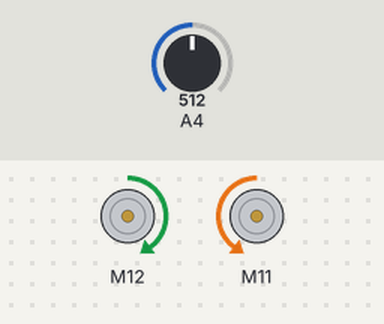
A sketch run on a simulated Arduino Uno, built with avr-gcc and run on an emulated ATmega328P. On the bench: 2 × DC motor (green arrow = forward, orange = backward, longer = faster). The test bench sets the inputs (shaded band); at power-on: A4 = 512. What the sketch prints to the serial monitor is not drawn.

Above: at 0.1 s.
Timing chart, 0 to 1.6 s (numbered marks = the images above):
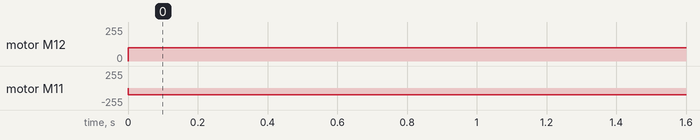

The sketch:

ranger_capteur_ligne_simple.ino
```cpp
#include <MeAuriga.h>

// Src : Firmware --> 1023 / 1.5
#define BATTMAX 682 // 7.2v/12v * 1023

int battLevel = 0; // Niveau de la batterie

MeLineFollower lineFollower(PORT_9);
MeEncoderOnBoard encoderRight(SLOT1);
MeEncoderOnBoard encoderLeft(SLOT2);

int moveSpeed = 100;

unsigned long currentTime = 0;

unsigned long serialPrevious = 0;
int serialInterval = 500;
String msg = "";

void setup() {
  Serial.begin(115200);

  encoderSetup();
}

void loop() {
  currentTime = millis();

  byte lines = lineFollower.readSensors();

  switch (lines) {
    case S1_IN_S2_IN:
      Forward();
      msg = "GAUCHE et DROITE voit la ligne";
      break;
    case S1_IN_S2_OUT:
      msg = "GAUCHE voit la ligne et DROITE ne voit pas la ligne";
      TurnLeft();
      break;
    case S1_OUT_S2_IN:
      msg = "GAUCHE ne voit pas la ligne et DROITE voit la ligne";
      TurnRight();
      break;
    case S1_OUT_S2_OUT:
      Spin();
      msg = "Les deux capteurs ne voit pas la ligne";
      break;
  }

  encodersTask();
  serialPrintTask();
}


void Forward() {
  encoderLeft.setTarPWM(moveSpeed);
  encoderRight.setTarPWM(-moveSpeed);
}

void TurnLeft() {
  encoderLeft.setMotorPwm(moveSpeed / 2);
  encoderRight.setMotorPwm(-moveSpeed);
}

void TurnRight() {
  encoderLeft.setMotorPwm(moveSpeed);
  encoderRight.setMotorPwm(-moveSpeed / 2);
}

void Backward() {
  encoderLeft.setMotorPwm(-moveSpeed / 2);
  encoderRight.setMotorPwm(moveSpeed);
}

void Spin() {
  encoderLeft.setMotorPwm(moveSpeed);
  encoderRight.setMotorPwm(moveSpeed);
}

//#region <Interruption>

// Fonction d'interruption pour le moteur droit
void encoderRight_interrupt(void)
{
  if(digitalRead(encoderRight.getPortB()) == 0)
  {
    encoderRight.pulsePosMinus();
  }
  else
  {
    encoderRight.pulsePosPlus();;
  }
}

// Fonction d'interruption pour le moteur gauche
void encoderLeft_interrupt(void)
{
  if(digitalRead(encoderLeft.getPortB()) == 0)
  {
    encoderLeft.pulsePosMinus();
  }
  else
  {
    encoderLeft.pulsePosPlus();
  }
}

//#endregion

// Configuration des encodeurs
void encoderSetup() {
  attachInterrupt(encoderRight.getIntNum(), encoderRight_interrupt, RISING);
  attachInterrupt(encoderLeft.getIntNum(), encoderLeft_interrupt, RISING);

  //Set PWM 8KHz
  TCCR1A = _BV(WGM10);
  TCCR1B = _BV(CS11) | _BV(WGM12);

  TCCR2A = _BV(WGM21) | _BV(WGM20);
  TCCR2B = _BV(CS21);

  encoderRight.setPosPid(1.8,0,1.2);
  encoderLeft.setPosPid(1.8,0,1.2);
  encoderRight.setSpeedPid(0.18,0,0);
  encoderLeft.setSpeedPid(0.18,0,0);
  encoderRight.setMotionMode(DIRECT_MODE);
  encoderLeft.setMotionMode(DIRECT_MODE);
}

// Retourne le pourcentage de la batterie
int getBattLevel() {
  int value = analogRead(A4);
  return (int)((value * 100.0) / BATTMAX);
}

void encodersTask() {
  encoderLeft.loop();
  encoderRight.loop();
}


void serialPrintTask() {
  if (currentTime - serialPrevious < serialInterval) return;

  serialPrevious = currentTime;

  if (msg != "") {
    Serial.print("Batt : ");
    Serial.print(getBattLevel());
    Serial.print("\t");
    Serial.print(msg);
    Serial.println("");
    msg = "";
  }

}
```

Measured:
- by itself, motor M12: stopped → forward 100/255 at 0.00 s
- by itself, motor M11: stopped → backward 100/255 at 0.00 s
